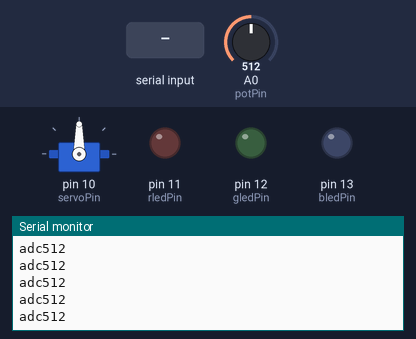
The sketch below on a simulated Arduino Uno, built with avr-gcc and run on an emulated ATmega328P. On the bench: servo, output pins drawn as LEDs (lit = HIGH), the last lines printed to the serial monitor. Inputs (shaded band) come from the test bench; at power-on: A0 (potPin) = 512.

Above: at 1.2 s.
1.3 s: "led\n" received over Serial
At 1.69 s:
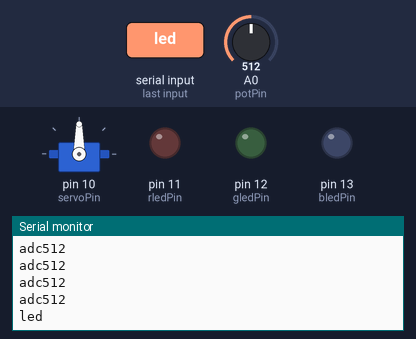
3.0 s: "0\n" received over Serial
At 3.19 s:
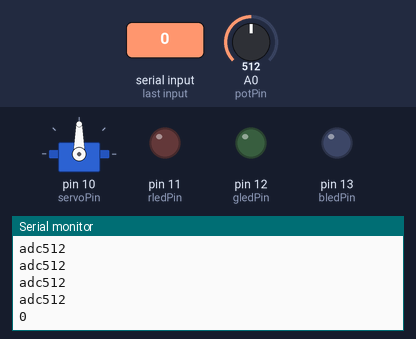
4.5 s: "sev\n" received over Serial
At 4.69 s:
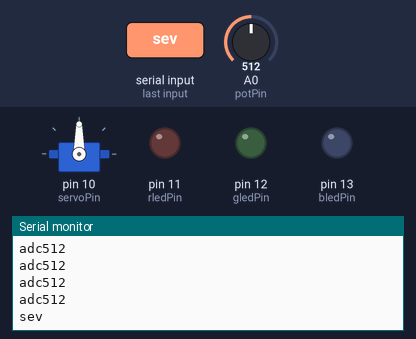

Measured:
- after the input at 1.3 s, the serial monitor: prints a new line after 0.21 s (image 1)
- after the input at 3.0 s, the serial monitor: prints a new line at once (image 2)
- after the input at 4.5 s, the serial monitor: prints a new line at once (image 3)

The sketch:

servo4arduino.ino
```cpp
#include <Servo.h>
int servoPin = 10;
int angle = 0;
const unsigned int rledPin = 11;
const unsigned int gledPin = 12;
const unsigned int bledPin = 13;
const unsigned int potPin = A0;

String  inputString    = "";
boolean stringComplete = false;
Servo servo;
void setup() {

  servo.attach(servoPin);
  pinMode(rledPin, OUTPUT);
  pinMode(gledPin, OUTPUT);
  pinMode(bledPin, OUTPUT);
  Serial.begin(9600);
  inputString.reserve(10);
}

void loop() {
  unsigned int adcVal = analogRead(potPin);
  Serial.print("adc");
  Serial.println(adcVal);
//  servo.write(adcVal/7);
  if(stringComplete)
  {
    if(inputString.substring(0,3) == "led")
    {
      if (inputString.substring(3,4) == "0")
        digitalWrite(rledPin, HIGH);
      else if(inputString.substring(3,4) == "1")
        digitalWrite(rledPin, LOW );
      else if(inputString.substring(3,4) == "2")
        digitalWrite(gledPin, HIGH );
      else if(inputString.substring(3,4) == "3")
        digitalWrite(gledPin, LOW );
      else if(inputString.substring(3,4) == "4")
        digitalWrite(bledPin, HIGH );
      else if(inputString.substring(3,4) == "5")
        digitalWrite(bledPin, LOW );
    }
    if(inputString.substring(0,3) == "sev")
    {
      if (inputString.substring(3,4) == "0"){
        servo.write(45);
        delay(15);
      }
      else if(inputString.substring(3,4) == "1"){
        servo.write(90);
        delay(15);
      }
      else if(inputString.substring(3,4) == "2"){
        servo.write(135);
        delay(15);
      }
    }
    Serial.println(inputString);
    inputString = "";
    stringComplete = false;
  }
  delay(250);
}

void serialEvent() {
  while (Serial.available() > 0) {
    char inChar = Serial.read();
    inputString = inputString + inChar;
    if(inChar == '\n') stringComplete = true;
  }
}
```
